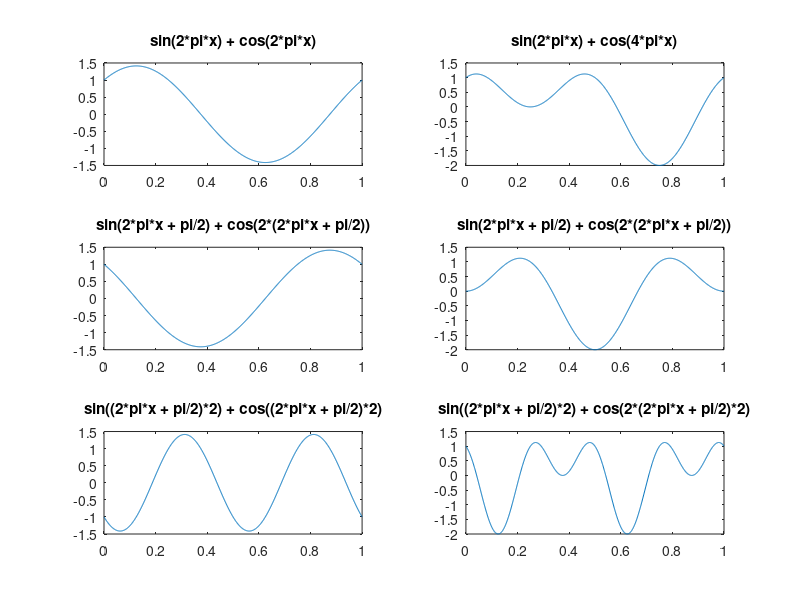

The MATLAB script that drew this image:
x = linspace(0,1,1000);
s1 = sin(2*pi*x) + cos(2*pi*x);
s2 = sin(2*pi*x) + cos(4*pi*x);
s3 = sin(2*pi*x + pi/2) + cos(2*pi*x + pi/2);
s4 = sin(2*pi*x + pi/2) + cos(2*(2*pi*x + pi/2));
s5 = sin((2*pi*x + pi/2)*2) + cos((2*pi*x + pi/2)*2);
s6 = sin((2*pi*x + pi/2)*2) + cos(2*(2*pi*x + pi/2)*2);
subplot(3,2,1)
plot(x,s1);
title('sin(2*pi*x) + cos(2*pi*x)');
subplot(3,2,2)
plot(x,s2);
title('sin(2*pi*x) + cos(4*pi*x)');
subplot(3,2,3)
plot(x,s3);
title('sin(2*pi*x + pi/2) + cos(2*(2*pi*x + pi/2))');
subplot(3,2,4)
plot(x,s4);
title('sin(2*pi*x + pi/2) + cos(2*(2*pi*x + pi/2))');
subplot(3,2,5)
plot(x,s5);
title('sin((2*pi*x + pi/2)*2) + cos((2*pi*x + pi/2)*2)');
subplot(3,2,6)
plot(x,s6);
title('sin((2*pi*x + pi/2)*2) + cos(2*(2*pi*x + pi/2)*2)');